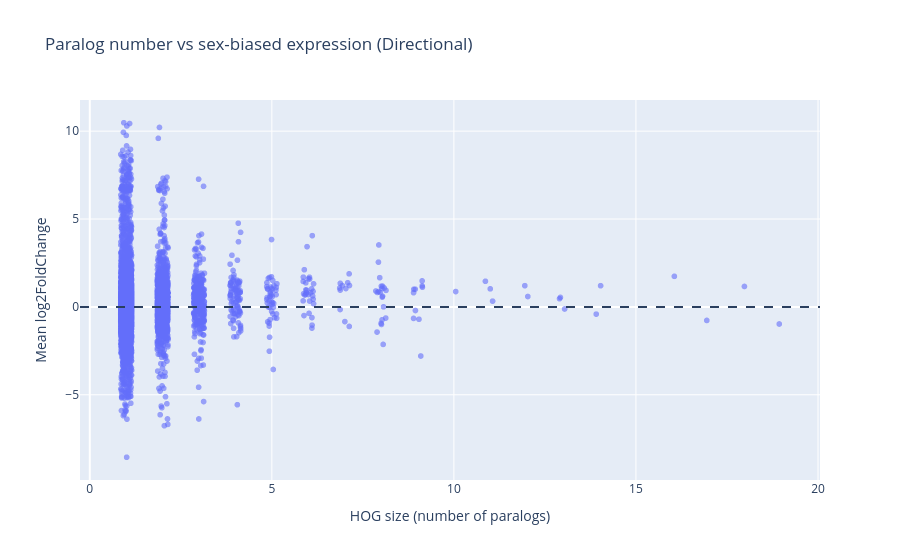

The notebook cell this image was saved under:
### Markdown cell above
Plot

### Code cell
#Add some jitter on x-axis
np.random.seed(42)  # for reproducibility

hog_summary["HOG_size_jitter"] = (
    hog_summary["HOG_size"]
    + np.random.uniform(-0.15, 0.15, size=len(hog_summary))
)


fig = px.scatter(
    hog_summary,
    x="HOG_size_jitter",
    y="mean_log2FC",
    hover_name="HOG",
    opacity=0.6,
    labels={
        "HOG_size_jitter": "HOG size (number of paralogs)",
        "mean_log2FC": "Mean log2FoldChange"
    },
    title="Paralog number vs sex-biased expression (Directional)"
)

fig.add_hline(y=0, line_dash="dash")
fig.show()

### Figure 1 — Plotly figure (JSON) as saved in the notebook; plotly's stock layout.template omitted (floating-point values rounded to 4 significant figures; data arrays with more than 128 entries replaced by an {"elided": "..."} marker saying what was removed)
{"data": [{"hovertemplate": "<b>%{hovertext}</b><br><br>HOG size (number of paralogs)=%{x}<br>Mean log2FoldChange=%{y}<extra></extra>", "hovertext": {"elided": "9613 str values"}, "legendgroup": "", "marker": {"color": "#636efa", "opacity": 0.6, "symbol": "circle"}, "mode": "markers", "name": "", "showlegend": false, "type": "scattergl", "x": {"elided": "9613 float values"}, "xaxis": "x", "y": {"elided": "9613 float values"}, "yaxis": "y"}], "layout": {"legend": {"tracegroupgap": 0}, "shapes": [{"line": {"dash": "dash"}, "type": "line", "x0": 0, "x1": 1, "xref": "x domain", "y0": 0, "y1": 0, "yref": "y"}], "title": {"text": "Paralog number vs sex-biased expression (Directional)"}, "xaxis": {"anchor": "y", "domain": [0, 1], "title": {"text": "HOG size (number of paralogs)"}}, "yaxis": {"anchor": "x", "domain": [0, 1], "title": {"text": "Mean log2FoldChange"}}}}
